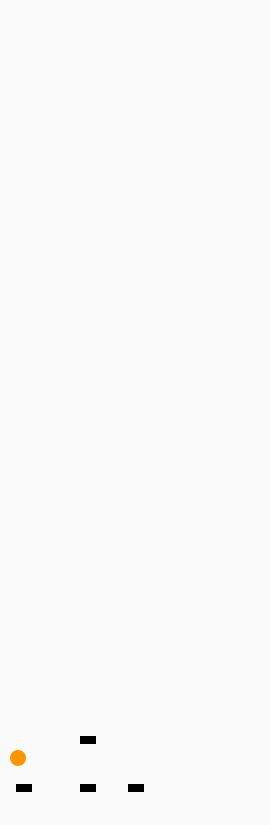
Frame 1 (no input)
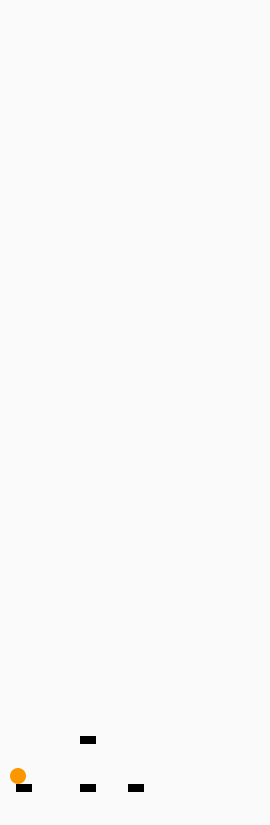
Frame 60 (the mouse pressed at the canvas centre just before this capture)
Frame 120 (the mouse held since frame 60 and released just before this capture): identical to frame 60, image omitted

The Processing sketch that drew these frames (run headless with seeded random() and noise(); from frame 60 on, the mouse is pressed at the canvas centre):

// Processing sketch: processing_94155
// ── processing_94155.pde

/* OpenProcessing Tweak of *@*http://www.openprocessing.org/sketch/72761*@* */
/* !do not delete the line above, required for linking your tweak if you re-upload */
/* OpenProcessing Tweak of *@*http://www.openprocessing.org/sketch/17115*@* */

float i = 0;

final int WIDTH = 17;
final int HEIGHT = 51;
int[][] level = new int[HEIGHT][WIDTH];
boolean right = false, left = false, up = false;
Player p1;

void setup() {
  size(270, 825);
  noStroke ();
  background(250);
  p1 = new Player(10, 750);
  //p1 = new Player (135, 60); 
  
  
  level[int(floor(49.0))][int(floor(1.0))] ^= 1;
  level[int(floor(49.0))][int(floor(8.0))] ^= 1;
  level[int(floor(49.0))][int(floor(5.0))] ^= 1;
level[int(floor(46.0))][int(floor(5.0))] ^= 1;
}

void draw() {
  background(250);
  p1.update();
  p1.display();
  drawLevel();
  
  fill(220);


  
  

  
  
}

void drawLevel() {
  fill(0);
  noStroke();
  for ( int ix = 0; ix < WIDTH; ix++ ) {
    for ( int iy = 0; iy < HEIGHT; iy++ ) {
      switch(level[iy][ix]) {
      case 1: 
        rect(ix*16, iy*16, 16, 8);
      }
    }
  }
}


boolean place_free(int xx, int yy) {
  yy = int(floor(yy/16.0));
  xx = int(floor(xx/16.0));
  if ( xx > -1 && xx < level[0].length && yy > -1 && yy < level.length ) {
    if ( level[yy][xx] == 0 ) {
      return true;
    }
  }
  return false;
}

void keyPressed() {
  switch(keyCode) {
  case RIGHT: 
    right = true; 
    break;
  case LEFT: 
    left = true; 
    break;
  case UP: 
    up = true; 
    break;
  }
}  

void keyReleased() {
  switch(keyCode) {
  case RIGHT: 
    right = false; 
    break;
  case LEFT: 
    left = false; 
    break;
  case UP: 
    up = false; 
    break;
  }
}

class Player {
  int x, y;
  float xSpeed, ySpeed;
  float accel, deccel;
  float maxXspd, maxYspd;
  float xSave, ySave;
  int xRep, yRep;
  float gravity;
  Player(int _x, int _y ) {
    x = _x;
    y = _y;
    xSpeed = 0;
    ySpeed = 0;
    accel = 0.5;
    deccel = 0.5;
    maxXspd = 3;
    maxYspd = 12;
    xSave = 0;
    ySave = 0;
    xRep = 0;
    yRep = 0;
    gravity = 0.25;
  }
  void update() {
    if ( right ) {
      xSpeed += accel;
      if ( xSpeed > maxXspd ) {
        xSpeed = maxXspd;
      }
    }
    else if ( left ) {
      xSpeed -= accel;
      if ( xSpeed < -maxXspd ) {
        xSpeed = -maxXspd;
      }
    }
    else { 
      if ( xSpeed > 0 ) {
        xSpeed -= deccel;
        if ( xSpeed < 0 ) {
          xSpeed = 0;
        }
      }
      else if ( xSpeed < 0 ) {
        xSpeed += deccel;
        if ( xSpeed > 0 ) {
          xSpeed = 0;
        }
      }
    }

    if ( up ) {
      if ( !place_free(x, y+16) || !place_free(x+15, y+16) ) {
        ySpeed = -5.3;
      }
    }

    ySpeed += gravity;
    xRep = 0;
    yRep = 0;
    xRep += floor(abs(xSpeed));
    yRep += floor(abs(ySpeed));
    xSave += abs(xSpeed)-floor(abs(xSpeed));
    ySave += abs(ySpeed)-floor(abs(ySpeed));
    int signX = (xSpeed < 0) ? -1 : 1;
    int signY = (ySpeed < 0) ? -1 : 1;
    int offsetX = (xSpeed < 0) ? 4 : 15;
    int offsetY = (ySpeed < 0) ? 4 : 15;

    if ( xSave >= 132 ) {
      xSave -= 1;
      xRep++;
    }
    if ( ySave >= 1 ) {
      ySave -= 1;
      yRep++;
    }

    for ( ; yRep > 0; yRep-- ) {
      if ( place_free(x, y+offsetY+signY) && place_free(x+15, y+offsetY+signY) ) {
        y += signY;
      }
      else {
        ySpeed = 0;
      }
    }
    for ( ; xRep > 0; xRep-- ) {
      if ( place_free(x+offsetX+signX, y) && place_free(x+offsetX+signX, y+15) ) {
        x += signX;
      }
      else {
        xSpeed = 0;
      }
    }
  }
  void display() {
    pushMatrix();
    ellipseMode (CORNER);
    fill(250, 150, 0);
    smooth();
    ellipse(x, y, 16, 16);
    popMatrix();

    
}
}
